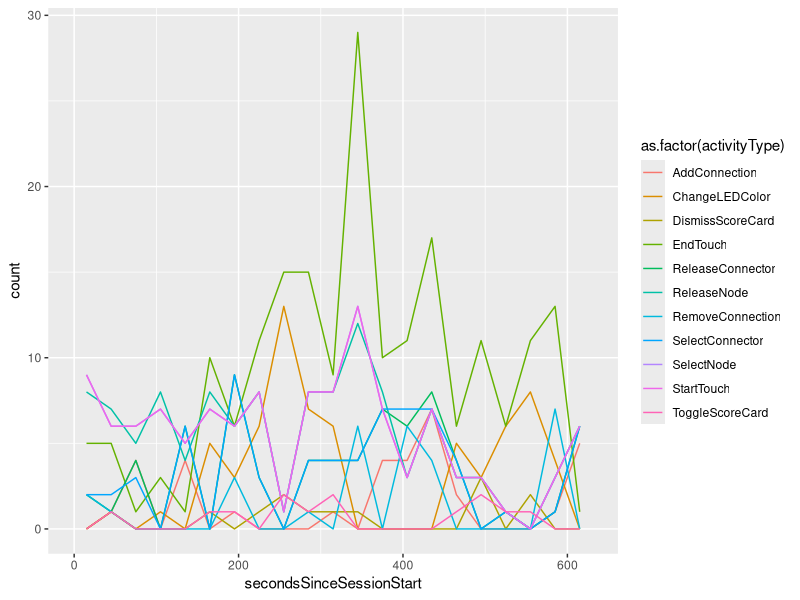
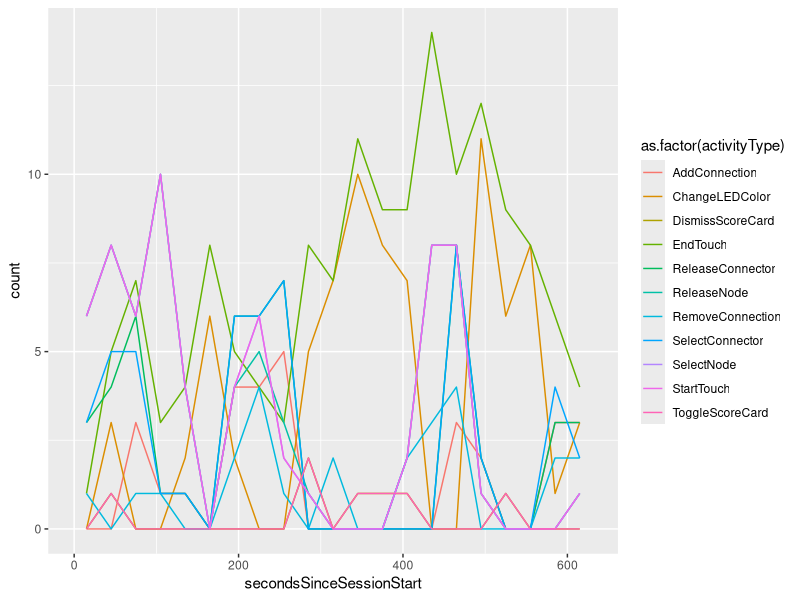

These figures' R source, in order:
# Required libraries
library(ggplot2)
library(plyr)
library(lubridate)

player13M <- read.csv(file="2013.12.10-01-actions.log.csv",
                      header=TRUE,
                      stringsAsFactors=FALSE)

player12M <- read.csv(file="2013.12.10-02-actions.log.csv",
                      header=TRUE,
                      stringsAsFactors=FALSE)

cleanData <- function(input) {
  input <- renameColumnHeaders(input)
  input["timestamp"] <- formatTimestamps(input[, "timestamp"])
  return(as.data.frame(input))
}

formatTimestamps <- function(timestamps) {
  return(
    ymd_hms(timestamps)
  )
}

renameColumnHeaders <- function(input) {
  return(
    rename(input, c("time_stamp"              = "timestamp",
                    "sec_since_session_start" = "secondsSinceSessionStart",
                    "data"                    = "logData",
                    "screen_position"         = "screenPosition",
                    "X__class__"              = "activityType")
    )
  )
}

player13M <- cleanData(player13M)
player12M <- cleanData(player12M)

## Plots

activityTypeOverTime <- function(input) {
  p <- ggplot(aes(x = secondsSinceSessionStart),
              data = input)  
  p <- p + geom_line(aes(y = ..count..,
                    color = as.factor(activityType),
                    group = as.factor(activityType)), 
                stat="bin",
                binwidth=30,
                origin=0,
                right=FALSE)
  return(p)
}



p12M <- activityTypeOverTime(player12M)
p13M <- activityTypeOverTime(player13M)

print(p12M)
print(p13M)
